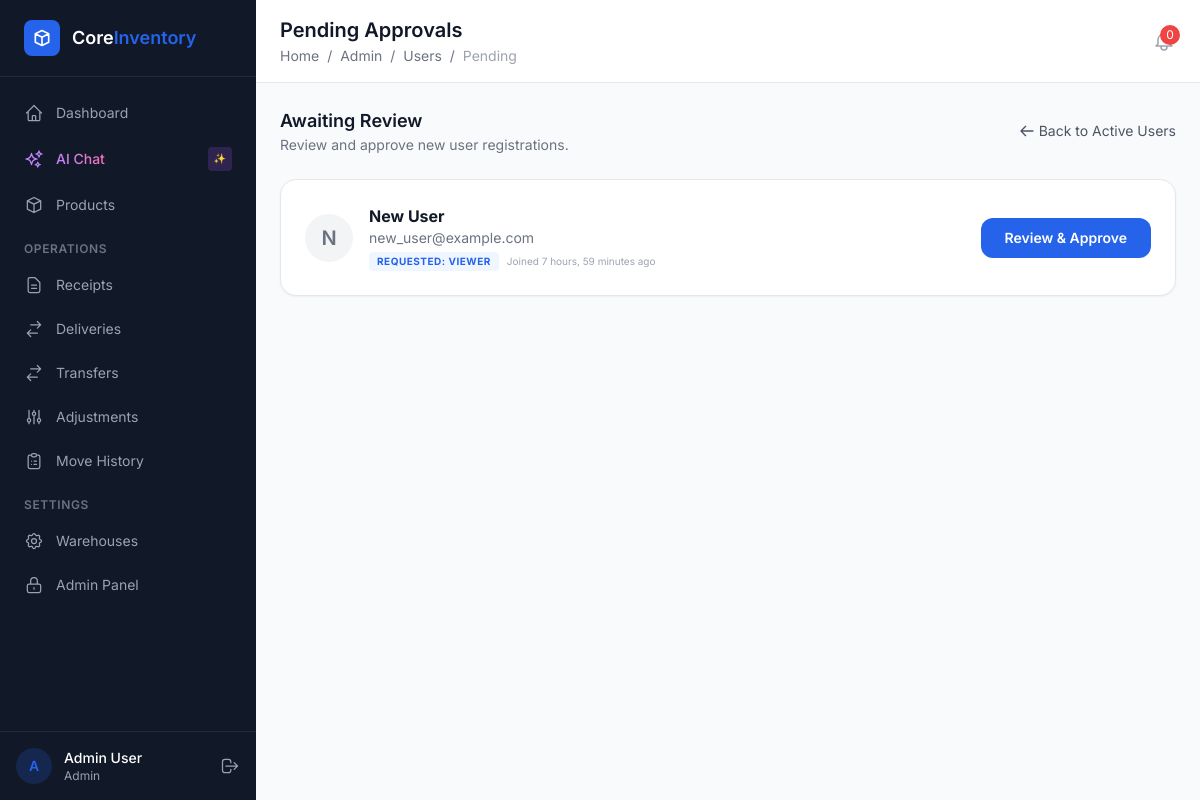
Screenshot of /admin-panel/users/pending/ (signed in) with the database file from the repository.
### apps/accounts/models.py (models this page shows, shortened)
class CustomUser(AbstractUser):
    username = None  # Remove username field
    email = models.EmailField('email address', unique=True)
    full_name = models.CharField(max_length=255, blank=True)
    phone = models.CharField(max_length=20, blank=True)
    avatar = models.ImageField(upload_to='avatars/', blank=True, null=True)
    role = models.ForeignKey(
        'access.Role',
        on_delete=models.SET_NULL,
        null=True,
        blank=True,
        related_name='users',
    )
    warehouse = models.ForeignKey(
        'warehouses.Warehouse',
        on_delete=models.SET_NULL,
        null=True,
        blank=True,
        related_name='users',
        help_text='Restricts user to one warehouse',
    )
    is_approved = models.BooleanField(default=False)
    otp_code = models.CharField(max_length=6, blank=True, null=True)
    otp_expiry = models.DateTimeField(blank=True, null=True)
    USERNAME_FIELD = 'email'
    REQUIRED_FIELDS = ['full_name']
    class Meta:
        verbose_name = 'User'
        verbose_name_plural = 'Users'
        ordering = ['-date_joined']

### apps/access/models.py (models this page shows, shortened)
class Role(models.Model):
    name = models.CharField(max_length=100, unique=True)
    description = models.TextField(blank=True)
    is_system_role = models.BooleanField(
        default=False,
        help_text='System roles cannot be deleted.',
    )
    created_at = models.DateTimeField(auto_now_add=True)
    class Meta:
        ordering = ['name']

### apps/access/views.py (the view)
# urls.py: path('users/pending/', views.pending_user_list, name='pending-user-list'),
@login_required
def pending_user_list(request):
    users = CustomUser.objects.select_related('role', 'warehouse').filter(is_approved=False).order_by('-date_joined')
    return render(request, 'admin_panel/pending_user_list.html', {'users': users})

### apps/access/templatetags/access_tags.py (called while the page is built)
@register.simple_tag
def has_permission(user, codename):
    return has_user_permission(user, codename)

### templates/admin_panel/pending_user_list.html (shortened to what this page needs)
{% extends "base.html" %}
{% block page_title %}Pending Approvals{% endblock %}
{% block breadcrumb %}
<a href="/dashboard/" class="hover:text-primary">Home</a> <span class="mx-1">/</span>
<a href="{% url 'access:dashboard' %}" class="hover:text-primary">Admin</a> <span class="mx-1">/</span>
<a href="{% url 'access:user-list' %}" class="hover:text-primary">Users</a> <span class="mx-1">/</span>
<span class="text-gray-400">Pending</span>
{% endblock %}
{% block content %}
<div class="max-w-4xl mx-auto">
    <div class="flex items-center justify-between mb-6">
        <div>
            <h2 class="text-lg font-semibold text-gray-900">Awaiting Review</h2>
            <p class="text-sm text-gray-500 line-tight">Review and approve new user registrations.</p>
        </div>
        <a href="{% url 'access:user-list' %}" class="text-sm text-gray-600 hover:text-gray-900 flex items-center gap-1">
            <svg class="w-4 h-4" fill="none" stroke="currentColor" viewBox="0 0 24 24"><path stroke-linecap="round" stroke-linejoin="round" stroke-width="2" d="M10 19l-7-7m0 0l7-7m-7 7h18"/></svg>
            Back to Active Users
        </a>
    </div>
    <div class="space-y-4">
        {% for u in users %}
        <div class="bg-white rounded-2xl border border-gray-200 p-6 flex items-center justify-between shadow-sm hover:shadow-md transition-shadow">
            <div class="flex items-center gap-4">
                <div class="w-12 h-12 bg-gray-100 rounded-full flex items-center justify-center">
                    <span class="text-xl font-semibold text-gray-500">{{ u.full_name|make_list|first|default:"?"|upper }}</span>
                </div>
                <div>
                    <h3 class="font-bold text-gray-900">{{ u.full_name|default:"Unnamed User" }}</h3>
                    <p class="text-sm text-gray-500">{{ u.email }}</p>
                    <div class="flex items-center gap-2 mt-1">
                        <span class="px-2 py-0.5 bg-blue-50 text-blue-600 text-[10px] font-bold uppercase tracking-wider rounded">Requested: {{ u.role.name|default:"No Role" }}</span>
                        <span class="text-[10px] text-gray-400">Joined {{ u.date_joined|timesince }} ago</span>
                    </div>
                </div>
            </div>
            <div class="flex items-center gap-3">
                <a href="{% url 'access:approve-user' u.pk %}" class="px-6 py-2.5 bg-blue-600 text-white text-sm font-semibold rounded-xl hover:bg-blue-700 transition">
                    Review & Approve
                </a>
            </div>
        </div>
        {% endfor %}
    </div>
</div>
{% endblock %}

### templates/base.html (shortened to what this page needs)
<!DOCTYPE html>
<html lang="en">
<head>
    <script src="https://cdn.tailwindcss.com"></script>
</head>
<body class="bg-content-bg min-h-screen" x-data="{ logoutModalOpen: false }">
    {% if user.is_authenticated and user.is_approved or user.is_superuser %}
    <div class="flex min-h-screen">
        <aside class="w-64 bg-sidebar-bg text-sidebar-text flex flex-col fixed h-full z-30" x-data="{ open: true }">
            <div class="flex items-center gap-3 px-6 py-5 border-b border-gray-700/50">
                <div class="w-9 h-9 bg-primary rounded-lg flex items-center justify-center">
                    <svg class="w-5 h-5 text-white" fill="none" stroke="currentColor" viewBox="0 0 24 24">
                        <path stroke-linecap="round" stroke-linejoin="round" stroke-width="2" d="M20 7l-8-4-8 4m16 0l-8 4m8-4v10l-8 4m0-10L4 7m8 4v10M4 7v10l8 4"/>
                    </svg>
                </div>
                <div>
                    <span class="text-white font-semibold text-lg">Core</span><span class="text-primary font-semibold text-lg">Inventory</span>
                </div>
            </div>
            <nav class="flex-1 px-3 py-4 space-y-1 overflow-y-auto">
                <a href="/dashboard/" class="sidebar-link flex items-center gap-3 px-3 py-2.5 rounded-lg text-sm {% if request.path == '/dashboard/' %}active text-white{% endif %}">
                    <svg class="w-5 h-5" fill="none" stroke="currentColor" viewBox="0 0 24 24"><path stroke-linecap="round" stroke-linejoin="round" stroke-width="1.5" d="M3 12l2-2m0 0l7-7 7 7M5 10v10a1 1 0 001 1h3m10-11l2 2m-2-2v10a1 1 0 01-1 1h-3m-6 0a1 1 0 001-1v-4a1 1 0 011-1h2a1 1 0 011 1v4a1 1 0 001 1m-6 0h6"/></svg>
                    Dashboard
                </a>
                <button @click="$dispatch('toggle-chat')" class="sidebar-link flex items-center gap-3 px-3 py-2.5 rounded-lg text-sm w-full text-left group" id="chat-sidebar-btn">
                    <span class="bg-gradient-to-r from-purple-400 to-pink-400 bg-clip-text text-transparent font-medium">AI Chat</span>
                    <span class="ml-auto text-[10px] bg-purple-500/20 text-purple-400 px-1.5 py-0.5 rounded font-mono">✨</span>
                </button>
                <a href="/products/" class="sidebar-link flex items-center gap-3 px-3 py-2.5 rounded-lg text-sm {% if '/products/' in request.path %}active text-white{% endif %}">
                    <svg class="w-5 h-5" fill="none" stroke="currentColor" viewBox="0 0 24 24"><path stroke-linecap="round" stroke-linejoin="round" stroke-width="1.5" d="M20 7l-8-4-8 4m16 0l-8 4m8-4v10l-8 4m0-10L4 7m8 4v10M4 7v10l8 4"/></svg>
                    Products
                </a>
                <div class="pt-3 pb-1 px-3">
                    <p class="text-xs font-semibold uppercase tracking-wider text-gray-500">Operations</p>
                </div>
                <a href="/receipts/" class="sidebar-link flex items-center gap-3 px-3 py-2.5 rounded-lg text-sm {% if '/receipts/' in request.path %}active text-white{% endif %}">
                    <svg class="w-5 h-5" fill="none" stroke="currentColor" viewBox="0 0 24 24"><path stroke-linecap="round" stroke-linejoin="round" stroke-width="1.5" d="M9 12h6m-6 4h6m2 5H7a2 2 0 01-2-2V5a2 2 0 012-2h5.586a1 1 0 01.707.293l5.414 5.414a1 1 0 01.293.707V19a2 2 0 01-2 2z"/></svg>
                    Receipts
                </a>
                <a href="/deliveries/" class="sidebar-link flex items-center gap-3 px-3 py-2.5 rounded-lg text-sm {% if '/deliveries/' in request.path %}active text-white{% endif %}">
                    <svg class="w-5 h-5" fill="none" stroke="currentColor" viewBox="0 0 24 24"><path stroke-linecap="round" stroke-linejoin="round" stroke-width="1.5" d="M8 7h12m0 0l-4-4m4 4l-4 4m0 6H4m0 0l4 4m-4-4l4-4"/></svg>
                    Deliveries
                </a>
                <a href="/transfers/" class="sidebar-link flex items-center gap-3 px-3 py-2.5 rounded-lg text-sm {% if '/transfers/' in request.path %}active text-white{% endif %}">
                    <svg class="w-5 h-5" fill="none" stroke="currentColor" viewBox="0 0 24 24"><path stroke-linecap="round" stroke-linejoin="round" stroke-width="1.5" d="M8 7h12m0 0l-4-4m4 4l-4 4m0 6H4m0 0l4 4m-4-4l4-4"/></svg>
                    Transfers
                </a>
                <a href="/adjustments/" class="sidebar-link flex items-center gap-3 px-3 py-2.5 rounded-lg text-sm {% if '/adjustments/' in request.path %}active text-white{% endif %}">
                    <svg class="w-5 h-5" fill="none" stroke="currentColor" viewBox="0 0 24 24"><path stroke-linecap="round" stroke-linejoin="round" stroke-width="1.5" d="M12 6V4m0 2a2 2 0 100 4m0-4a2 2 0 110 4m-6 8a2 2 0 100-4m0 4a2 2 0 110-4m0 4v2m0-6V4m6 6v10m6-2a2 2 0 100-4m0 4a2 2 0 110-4m0 4v2m0-6V4"/></svg>
                    Adjustments
                </a>
                <a href="/ledger/" class="sidebar-link flex items-center gap-3 px-3 py-2.5 rounded-lg text-sm {% if '/ledger/' in request.path %}active text-white{% endif %}">
                    <svg class="w-5 h-5" fill="none" stroke="currentColor" viewBox="0 0 24 24"><path stroke-linecap="round" stroke-linejoin="round" stroke-width="1.5" d="M9 5H7a2 2 0 00-2 2v12a2 2 0 002 2h10a2 2 0 002-2V7a2 2 0 00-2-2h-2M9 5a2 2 0 002 2h2a2 2 0 002-2M9 5a2 2 0 012-2h2a2 2 0 012 2m-3 7h3m-3 4h3m-6-4h.01M9 16h.01"/></svg>
                    Move History
                </a>
                {% load access_tags %}
                {% has_permission request.user 'can_manage_warehouses' as can_settings %}
                {% if can_settings %}
                <div class="pt-3 pb-1 px-3">
                    <p class="text-xs font-semibold uppercase tracking-wider text-gray-500">Settings</p>
                </div>
                <a href="{% url 'warehouses:list' %}" class="sidebar-link flex items-center gap-3 px-3 py-2.5 rounded-lg text-sm">
                    Warehouses
                </a>
                {% endif %}
                {% has_permission request.user 'can_access_admin_panel' as can_admin %}
                {% if can_admin or request.user.is_superuser %}
                <a href="/admin-panel/" class="sidebar-link flex items-center gap-3 px-3 py-2.5 rounded-lg text-sm">
                    <svg class="w-5 h-5" fill="none" stroke="currentColor" viewBox="0 0 24 24"><path stroke-linecap="round" stroke-linejoin="round" stroke-width="1.5" d="M12 15v2m-6 4h12a2 2 0 002-2v-6a2 2 0 00-2-2H6a2 2 0 00-2 2v6a2 2 0 002 2zm10-10V7a4 4 0 00-8 0v4h8z"/></svg>
                    Admin Panel
                </a>
                {% endif %}
            </nav>
            <div class="px-4 py-4 border-t border-gray-700/50">
                <div class="flex items-center gap-3">
                    <div class="w-9 h-9 bg-primary/20 rounded-full flex items-center justify-center">
                        <span class="text-primary text-sm font-semibold">{{ user.full_name|make_list|first|default:"U" }}</span>
                    </div>
                    <div class="flex-1 min-w-0">
                        <p class="text-sm font-medium text-white truncate">{{ user.full_name|default:user.email }}</p>
                        <p class="text-xs text-gray-400 truncate">{{ user.role.name|default:"No Role" }}</p>
                    </div>
                    <button @click="logoutModalOpen = true" class="text-gray-400 hover:text-white transition-colors" title="Logout">
                        <svg class="w-5 h-5" fill="none" stroke="currentColor" viewBox="0 0 24 24"><path stroke-linecap="round" stroke-linejoin="round" stroke-width="1.5" d="M17 16l4-4m0 0l-4-4m4 4H7m6 4v1a3 3 0 01-3 3H6a3 3 0 01-3-3V7a3 3 0 013-3h4a3 3 0 013 3v1"/></svg>
                    </button>
                </div>
            </div>
        </aside>
        <main class="flex-1 ml-64">
            <header class="bg-white border-b border-gray-200 sticky top-0 z-20">
                <div class="flex items-center justify-between px-6 py-4">
                    <div>
                        <h1 class="text-xl font-semibold text-gray-900">{% block page_title %}Dashboard{% endblock %}</h1>
                        <nav class="text-sm text-gray-500 mt-0.5">
                            {% block breadcrumb %}<a href="/dashboard/" class="hover:text-primary">Home</a>{% endblock %}
                        </nav>
                    </div>
                    <div class="flex items-center gap-4">
                        <a href="/alerts/" class="relative text-gray-400 hover:text-gray-600 transition-colors" title="Notifications">
                            <span id="notif-badge" class="absolute -top-1 -right-1 w-5 h-5 bg-red-500 text-white text-xs rounded-full flex items-center justify-center"
                                  hx-get="/alerts/count/" hx-trigger="every 30s" hx-target="#notif-badge" hx-swap="outerHTML">
                                0
                            </span>
                        </a>
                    </div>
                </div>
            </header>
            <div class="p-6">
                {% block content %}{% endblock %}
            </div>
        </main>
    </div>
    {% else %}
    <div class="min-h-screen flex items-center justify-center bg-gradient-to-br from-gray-900 via-gray-800 to-gray-900">
        {% block auth_content %}{% endblock %}
    </div>
    {% endif %}
</body>
</html>

### templates/base.html (style rules this page uses)
:root { --primary: #2563EB; --success: #16A34A; --warning: #D97706; --danger: #DC2626; --info: #0891B2; --sidebar-bg: #111827; --sidebar-text: #9CA3AF; --sidebar-active: #1F2937; --content-bg: #F9FAFB; --card-bg: #FFFFFF; --border: #E5E7EB; }
body { font-family: 'Inter', system-ui, sans-serif; }
.font-mono { font-family: 'JetBrains Mono', monospace; }
.sidebar-link { transition: all 0.15s ease; }

### rows the page displays
CustomUser: full_name|make_list "A", full_name "Admin User", role.name "Admin"
CustomUser: full_name|make_list "N", full_name "New User", email "new_user@example.com", role.name "VIEWER", date_joined "7 hours, 59 minutes"
